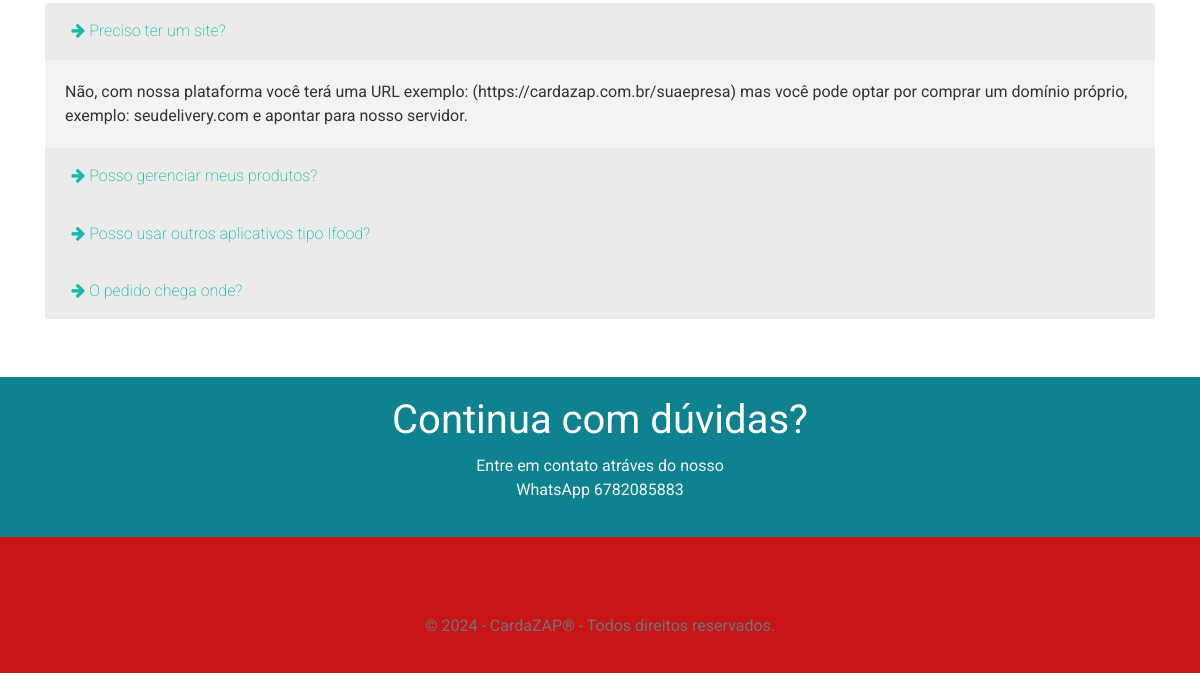
The app's page /site/ (lower part), older data.
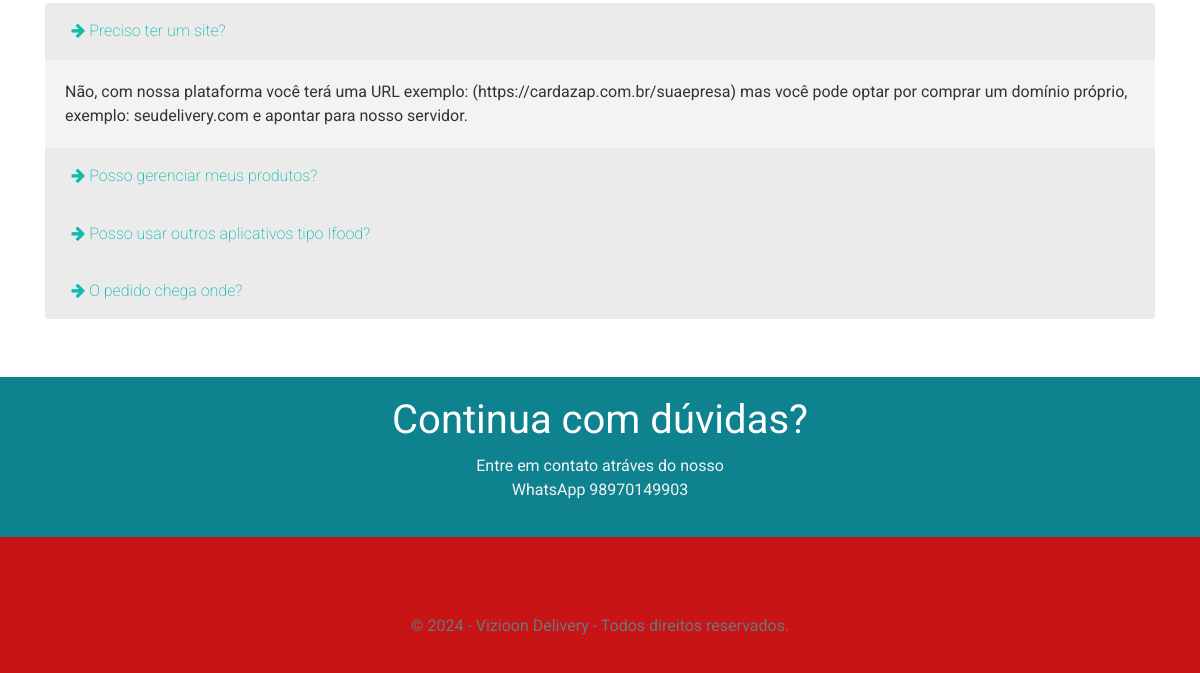
The same page, newer data.
### tables this page shows
CREATE TABLE `adm` (
  `Id` int(11) NOT NULL,
  `dias` varchar(3) DEFAULT '7',
  `novocliente` varchar(1) DEFAULT '1',
  `nome` varchar(150) NOT NULL,
  `login` varchar(50) NOT NULL,
  `senha` varchar(60) NOT NULL,
  `linkpgmto` text NOT NULL,
  `statuslink` int(2) NOT NULL DEFAULT 1,
  `bloquear` int(2) NOT NULL DEFAULT 1,
  `celular` varchar(11) NOT NULL,
  `nomedosite` varchar(120) NOT NULL,
  `urlsite` varchar(160) NOT NULL
);

### site/index.php (the view, shortened to what this page needs)
<?php
require_once "../funcoes/Key.php";
$pegadadosgerais 	= $connect->query("SELECT * FROM adm WHERE Id='1'");
$dadosgerais		= $pegadadosgerais->fetch(PDO::FETCH_OBJ);
?>
<!DOCTYPE html>
<html>
<head><meta charset="utf-8">
  <link rel="stylesheet" href="https://cdnjs.cloudflare.com/ajax/libs/font-awesome/4.7.0/css/font-awesome.min.css" type="text/css">
  <link rel="stylesheet" href="css/meupedido.css">
</head>
<body>
  <div class="my-4 bg-dark py-4" style="">
    <div class="container">
      <div class="row pt-3 mb-2">
        <div class="align-self-center col-lg-7" style="">
          <div class="align-self-center text-md-left col-lg-12 text-left px-4 pt-3   " style="">
            <p class="mb-0" align="justify"><b> </p>
          </div>
        </div>
      </div>
    </div>
  </div>
  <div class="py-5">
    <div class="container">
      <div class="row">
        <div class="col-12 mx-auto">
          <div class="accordion" id="faqExample">
            <div class="card">
              <div class="card-header p-2" id="headingOne">
                <h5 class="mb-0">
                  <button class="btn btn-link" type="button" data-toggle="collapse" data-target="#collapseOne" aria-expanded="true" aria-controls="collapseOne"> <i class="fa fa-arrow-right" aria-hidden="true"></i> Preciso ter um site? </button>
                </h5>
              </div>
              <div id="collapseOne" class="collapse show" aria-labelledby="headingOne" data-parent="#faqExample">
                <div class="card-body"> Não, com nossa plataforma você terá uma URL exemplo: (<?=$dadosgerais->urlsite;?>suaepresa) mas você pode optar por comprar um domínio próprio, exemplo: seudelivery.com e apontar para nosso servidor.</div>
              </div>
            </div>
            <div class="card">
              <div class="card-header p-2" id="headingTwo">
                <h5 class="mb-0">
                  <button class="btn btn-link collapsed" type="button" data-toggle="collapse" data-target="#collapseTwo" aria-expanded="false" aria-controls="collapseTwo"> <i class="fa fa-arrow-right" aria-hidden="true"></i> Posso gerenciar meus produtos? </button>
                </h5>
              </div>
            </div>
            <div class="card">
              <div class="card-header p-2" id="headingThree">
                <h5 class="mb-0">
                  <button class="btn btn-link collapsed" type="button" data-toggle="collapse" data-target="#collapseThree" aria-expanded="false" aria-controls="collapseThree"> <i class="fa fa-arrow-right" aria-hidden="true"></i> Posso usar outros aplicativos tipo Ifood? </button>
                </h5>
              </div>
            </div>
            <div class="card">
              <div class="card-header p-2" id="headingFour">
                <h5 class="mb-0">
                  <button class="btn btn-link collapsed" type="button" data-toggle="collapse" data-target="#collapseFour" aria-expanded="false" aria-controls="collapseFour"> <i class="fa fa-arrow-right" aria-hidden="true"></i> O pedido chega onde? </button>
                </h5>
              </div>
            </div>
          </div>
        </div>
      </div>
    </div>
  </div>
  <div class="section-parallax" id="download" style="background-color:#0E828F; background-position: top left;	background-size: 100%;	background-repeat: repeat;">
    <div class="container">
      <div class="row py-3">
        <div class="col-md-12 align-self-center text-center text-md-left">
          <h1 class="text-center"><b style="color:#FFFFFF">Continua com dúvidas?</b></h1>
          <p class="text-light text-center" style="">Entre em contato atráves do nosso <br>WhatsApp <?=$dadosgerais->celular;?></p>
        </div>
      </div>
    </div>
  </div>
  <div class="pt-5 bg-dark">
    <div class="container">
      <div class="row">
        <div class="col-md-12 my-3 text-center">
          <p class="text-muted">© <?=date("Y");?> - <?=$dadosgerais->nomedosite;?> - Todos direitos reservados.</p>
        </div>
      </div>
    </div>
  </div>
</body>
</html>

Row changes from the older to the newer data that the page shows:
changed adm "https://cardazap.com.br/": celular "6782085883" → "98970149903"; nomedosite "CardaZAP®" → "Vizioon Delivery"
